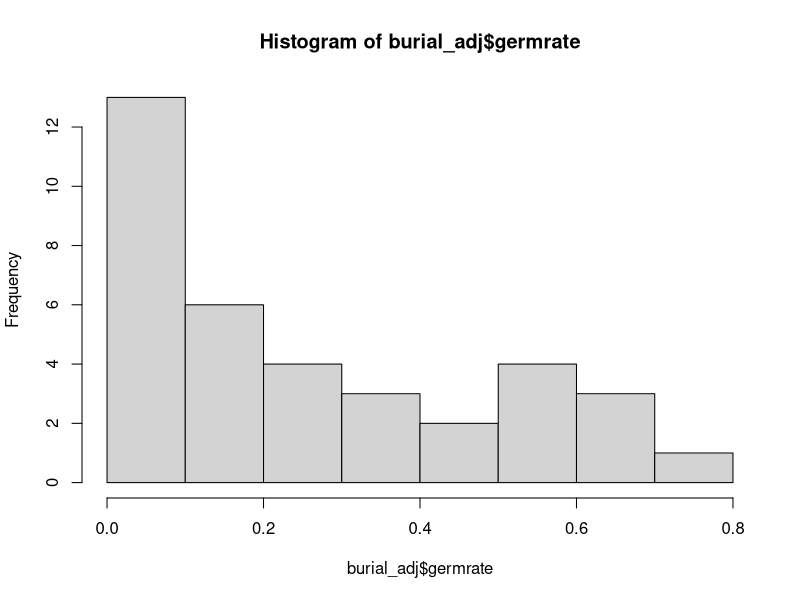
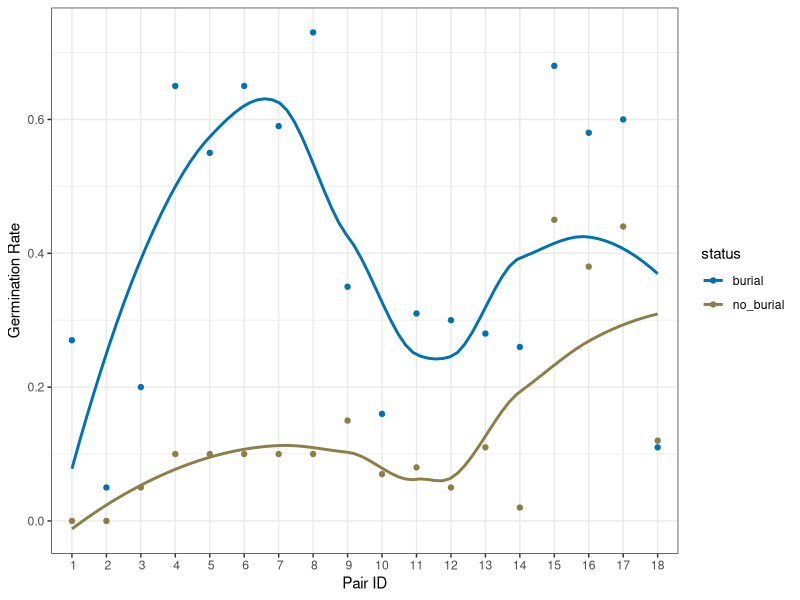
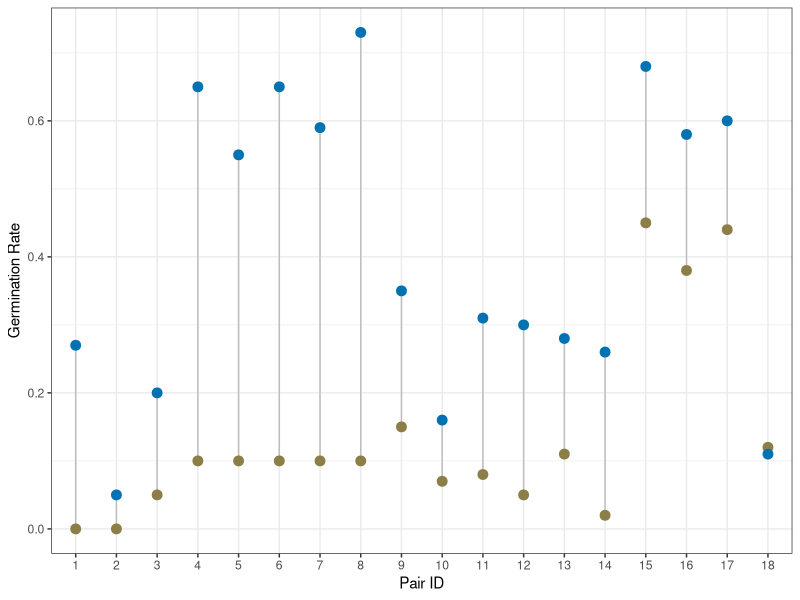
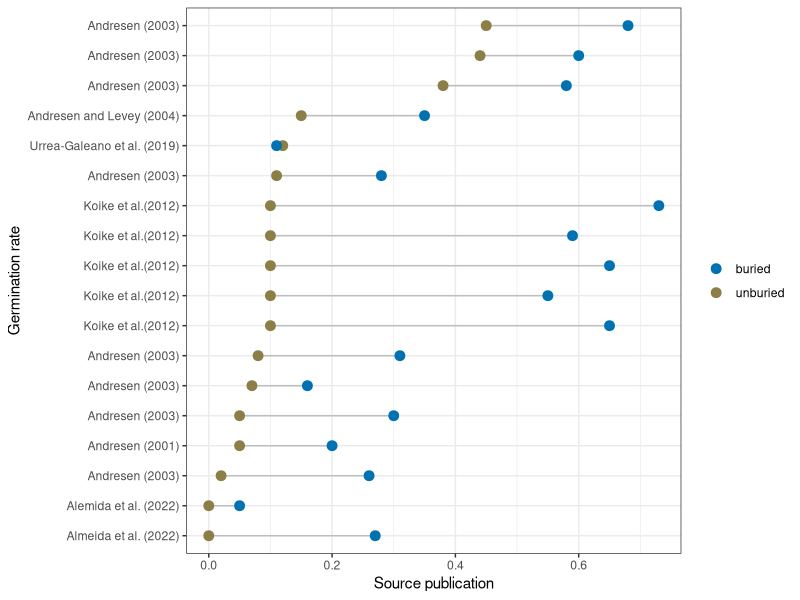
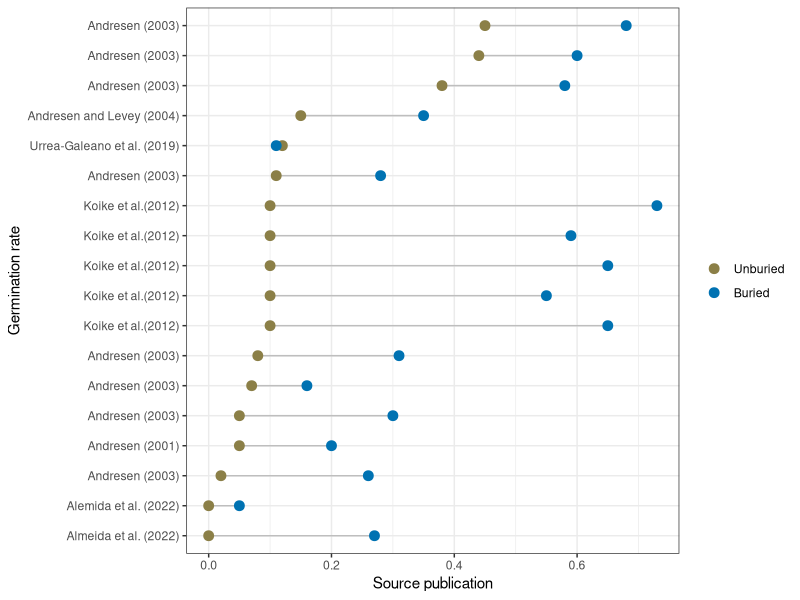

These charts were generated, in order, by the following R code:
library(tidyverse)

burial <- read_csv("02_Clean_Data/burial_germination_rates.csv")
burial$index <- 1:nrow(burial)
burial_adj <- burial %>% 
  pivot_longer(4:5, names_to = "status", values_to = "germrate")


hist(burial_adj$germrate)

## Dotplot with regression visualization

ggplot(burial_adj, aes(x=index, y=germrate, color = status), size = 4)+
  geom_point()+
  geom_smooth(method = "loess", se = FALSE) +
  xlab("Pair ID")+
  ylab("Germination Rate")+
  theme(legend.position = "none") +
  scale_color_manual(values=c("#0072B2", "#8B7F47"))+
  scale_x_discrete(limits=c(1:18)) +
  theme_bw()

##

burial_lollipop <- burial

burial_lollipop <- burial_lollipop[order(burial_lollipop$no_burial),]

burial_lollipop$x <- 1:nrow(burial)

burial_lollipop <- burial_lollipop %>% 
  mutate(x=LETTERS[1:18])


ggplot(burial_lollipop) +
  geom_segment(aes(x=factor(index), xend=factor(index), y=no_burial, yend=burial), color="grey") +
  geom_point(aes(x=factor(index), y=no_burial), color = "#8B7F47", size = 3) +
  geom_point(aes(x=factor(index), y = burial), color = "#0072B2", size = 3) +
  xlab("Pair ID")+
  ylab("Germination Rate")+
  theme_bw()

#### Test 1 ####

test <- burial_lollipop %>% 
  pivot_longer(4:5, names_to = "germtype", values_to = "germrate" )

class(test$germtype)

ggplot() +
  geom_segment(data = burial_lollipop, 
    aes(x=x, 
        xend=x, 
        y=no_burial, 
        yend=burial), 
    color="grey") +
  geom_point(data=filter(test, germtype=="no_burial"), 
    aes(x=x, 
        y=germrate,
        color = germtype), 
    size = 3) +
  geom_point(data=filter(test, germtype=="burial"),
    aes(x=x,
        y = germrate,
        color=germtype), 
    size = 3) + 
  scale_color_manual(values = c("#0072B2", "#8B7F47"),
                     labels = c("buried", "unburied"))+
  scale_x_discrete(labels=c("A" = "Almeida et al. (2022)",
                            "B" = "Alemida et al. (2022)",
                            "C" = "Andresen (2003)",
                            "D" = "Andresen (2001)",
                            "E" = "Andresen (2003)",
                            "F" = "Andresen (2003)",
                            "G" = "Andresen (2003)",
                            "H" = "Koike et al.(2012)",
                            "I" = "Koike et al.(2012)",
                            "J" = "Koike et al.(2012)",
                            "K" = "Koike et al.(2012)",
                            "L" = "Koike et al.(2012)",
                            "M" = "Andresen (2003)",
                            "N" = "Urrea-Galeano et al. (2019)",
                            "O" = "Andresen and Levey (2004)",
                            "P" = "Andresen (2003)",
                            "Q" = "Andresen (2003)",
                            "R" = "Andresen (2003)"))+
  coord_flip()+
 labs(x = "Germination rate",
      y = "Source publication",
      color = NULL)+
  theme_bw()


#### Test 2 ####
test2 <- test

test2$germtype[test2$germtype=="no_burial"]<-"a_no_burial"
test2$germtype[test2$germtype=="burial"]<-"b_burial"

class(test2$germtype)
table(test2$germtype)

ggplot() +
  geom_segment(data = burial_lollipop, 
               aes(x=x, 
                   xend=x, 
                   y=no_burial, 
                   yend=burial), 
               color="grey") +
  geom_point(data=filter(test2, germtype=="a_no_burial"), 
             aes(x=x, 
                 y=germrate,
                 color = germtype), 
             size = 3) +
  geom_point(data=filter(test2, germtype=="b_burial"),
             aes(x=x,
                 y = germrate,
                 color=germtype), 
             size = 3) + 
  scale_color_manual(values = c("#8B7F47", "#0072B2"),
                     labels = c("Unburied", "Buried"))+
  scale_x_discrete(labels=c("A" = "Almeida et al. (2022)",
                            "B" = "Alemida et al. (2022)",
                            "C" = "Andresen (2003)",
                            "D" = "Andresen (2001)",
                            "E" = "Andresen (2003)",
                            "F" = "Andresen (2003)",
                            "G" = "Andresen (2003)",
                            "H" = "Koike et al.(2012)",
                            "I" = "Koike et al.(2012)",
                            "J" = "Koike et al.(2012)",
                            "K" = "Koike et al.(2012)",
                            "L" = "Koike et al.(2012)",
                            "M" = "Andresen (2003)",
                            "N" = "Urrea-Galeano et al. (2019)",
                            "O" = "Andresen and Levey (2004)",
                            "P" = "Andresen (2003)",
                            "Q" = "Andresen (2003)",
                            "R" = "Andresen (2003)"))+
  coord_flip()+
  labs(x = "Germination rate",
       y = "Source publication",
       color = NULL)+
  theme_bw()

